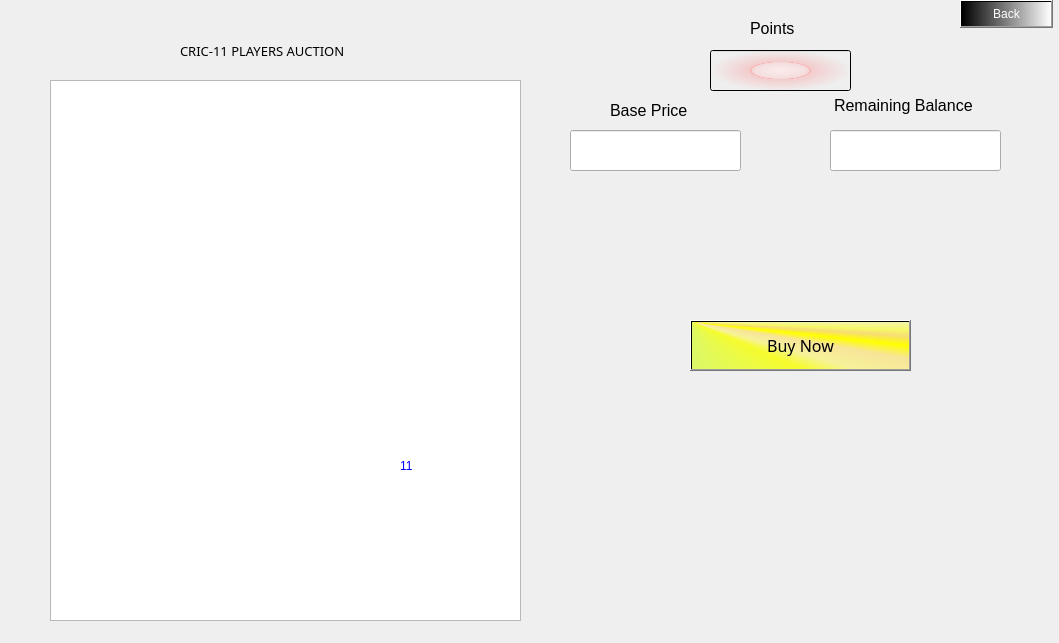
<?xml version="1.0" encoding="UTF-8"?>
<ui version="4.0">
 <class>PlayDialog</class>
 <widget class="QDialog" name="PlayDialog">
  <property name="geometry">
   <rect>
    <x>0</x>
    <y>0</y>
    <width>1059</width>
    <height>643</height>
   </rect>
  </property>
  <property name="windowTitle">
   <string>Dialog</string>
  </property>
  <widget class="QPushButton" name="pushButton">
   <property name="geometry">
    <rect>
     <x>960</x>
     <y>0</y>
     <width>93</width>
     <height>28</height>
    </rect>
   </property>
   <property name="styleSheet">
    <string notr="true">background-color: qlineargradient(spread:pad, x1:0, y1:0, x2:1, y2:0, stop:0 rgba(0, 0, 0, 255), stop:1 rgba(255, 255, 255, 255));
font: 12pt &quot;MS Shell Dlg 2&quot;;
color:white;</string>
   </property>
   <property name="text">
    <string>Back</string>
   </property>
  </widget>
  <widget class="QLabel" name="label">
   <property name="geometry">
    <rect>
     <x>0</x>
     <y>0</y>
     <width>1061</width>
     <height>641</height>
    </rect>
   </property>
   <property name="text">
    <string/>
   </property>
   <property name="pixmap">
    <pixmap>../../Pictures/abstract-2597264_1280.jpg</pixmap>
   </property>
  </widget>
  <widget class="QTextBrowser" name="PlayerDisplay">
   <property name="geometry">
    <rect>
     <x>50</x>
     <y>80</y>
     <width>471</width>
     <height>541</height>
    </rect>
   </property>
   <property name="font">
    <font>
     <family>Nirmala UI</family>
     <pointsize>10</pointsize>
    </font>
   </property>
   <property name="styleSheet">
    <string notr="true">
color:black;</string>
   </property>
  </widget>
  <widget class="QPushButton" name="ProjectMain">
   <property name="geometry">
    <rect>
     <x>690</x>
     <y>320</y>
     <width>221</width>
     <height>51</height>
    </rect>
   </property>
   <property name="font">
    <font>
     <family>Algerian</family>
     <pointsize>12</pointsize>
     <weight>50</weight>
     <italic>false</italic>
     <bold>false</bold>
    </font>
   </property>
   <property name="styleSheet">
    <string notr="true">background-color: qconicalgradient(cx:0, cy:0, angle:135, stop:0 rgba(255, 255, 0, 65), stop:0.288557 rgba(57, 255, 0, 69), stop:0.45 rgba(247, 255, 0, 208), stop:0.477581 rgba(255, 244, 71, 130), stop:0.518717 rgba(255, 218, 71, 130), stop:0.55 rgba(255, 255, 0, 255), stop:0.57754 rgba(255, 203, 0, 130), stop:0.597015 rgba(251, 255, 0, 145), stop:0.625 rgba(255, 255, 0, 69), stop:1 rgba(255, 255, 0, 69));
font: 12pt &quot;Algerian&quot;;</string>
   </property>
   <property name="text">
    <string>Buy Now</string>
   </property>
  </widget>
  <widget class="QLineEdit" name="baseP">
   <property name="geometry">
    <rect>
     <x>570</x>
     <y>130</y>
     <width>171</width>
     <height>41</height>
    </rect>
   </property>
   <property name="font">
    <font>
     <pointsize>12</pointsize>
    </font>
   </property>
   <property name="styleSheet">
    <string notr="true">color:red;

</string>
   </property>
   <property name="alignment">
    <set>Qt::AlignHCenter|Qt::AlignTop</set>
   </property>
  </widget>
  <widget class="QLineEdit" name="Limitp">
   <property name="geometry">
    <rect>
     <x>830</x>
     <y>130</y>
     <width>171</width>
     <height>41</height>
    </rect>
   </property>
   <property name="font">
    <font>
     <pointsize>12</pointsize>
    </font>
   </property>
   <property name="styleSheet">
    <string notr="true">color:red;</string>
   </property>
   <property name="alignment">
    <set>Qt::AlignHCenter|Qt::AlignTop</set>
   </property>
  </widget>
  <widget class="QLabel" name="label_2">
   <property name="geometry">
    <rect>
     <x>610</x>
     <y>100</y>
     <width>141</width>
     <height>21</height>
    </rect>
   </property>
   <property name="font">
    <font>
     <pointsize>12</pointsize>
    </font>
   </property>
   <property name="text">
    <string>Base Price</string>
   </property>
  </widget>
  <widget class="QLabel" name="label_3">
   <property name="geometry">
    <rect>
     <x>834</x>
     <y>90</y>
     <width>191</width>
     <height>31</height>
    </rect>
   </property>
   <property name="font">
    <font>
     <pointsize>12</pointsize>
    </font>
   </property>
   <property name="text">
    <string>Remaining Balance</string>
   </property>
  </widget>
  <widget class="QLabel" name="label_4">
   <property name="geometry">
    <rect>
     <x>180</x>
     <y>40</y>
     <width>241</width>
     <height>21</height>
    </rect>
   </property>
   <property name="font">
    <font>
     <family>Imprint MT Shadow</family>
     <pointsize>10</pointsize>
    </font>
   </property>
   <property name="text">
    <string>CRIC-11 PLAYERS AUCTION</string>
   </property>
  </widget>
  <widget class="QLineEdit" name="PointP">
   <property name="geometry">
    <rect>
     <x>710</x>
     <y>50</y>
     <width>141</width>
     <height>41</height>
    </rect>
   </property>
   <property name="font">
    <font>
     <pointsize>12</pointsize>
    </font>
   </property>
   <property name="styleSheet">
    <string notr="true">color:red;
background-color: qradialgradient(spread:pad, cx:0.5, cy:0.5, radius:0.5, fx:0.5, fy:0.5, stop:0 rgba(255, 235, 235, 206), stop:0.35 rgba(255, 188, 188, 80), stop:0.4 rgba(255, 162, 162, 80), stop:0.425 rgba(255, 132, 132, 156), stop:0.44 rgba(252, 128, 128, 80), stop:1 rgba(255, 255, 255, 0));</string>
   </property>
   <property name="alignment">
    <set>Qt::AlignHCenter|Qt::AlignTop</set>
   </property>
  </widget>
  <widget class="QLabel" name="label_5">
   <property name="geometry">
    <rect>
     <x>750</x>
     <y>20</y>
     <width>55</width>
     <height>16</height>
    </rect>
   </property>
   <property name="font">
    <font>
     <pointsize>12</pointsize>
    </font>
   </property>
   <property name="text">
    <string>Points</string>
   </property>
  </widget>
  <widget class="QLabel" name="label_6">
   <property name="geometry">
    <rect>
     <x>290</x>
     <y>210</y>
     <width>211</width>
     <height>251</height>
    </rect>
   </property>
   <property name="text">
    <string/>
   </property>
   <property name="pixmap">
    <pixmap>../../Pictures/image-260nw-772072246.webp</pixmap>
   </property>
  </widget>
  <widget class="QLabel" name="label_7">
   <property name="geometry">
    <rect>
     <x>400</x>
     <y>440</y>
     <width>71</width>
     <height>51</height>
    </rect>
   </property>
   <property name="styleSheet">
    <string notr="true">font: 14pt &quot;Algerian&quot;;
font: 20pt &quot;Algerian&quot;;
color:blue;
</string>
   </property>
   <property name="text">
    <string>11</string>
   </property>
  </widget>
  <zorder>label</zorder>
  <zorder>pushButton</zorder>
  <zorder>PlayerDisplay</zorder>
  <zorder>ProjectMain</zorder>
  <zorder>baseP</zorder>
  <zorder>Limitp</zorder>
  <zorder>label_2</zorder>
  <zorder>label_3</zorder>
  <zorder>label_4</zorder>
  <zorder>PointP</zorder>
  <zorder>label_5</zorder>
  <zorder>label_6</zorder>
  <zorder>label_7</zorder>
 </widget>
 <resources/>
 <connections/>
</ui>
